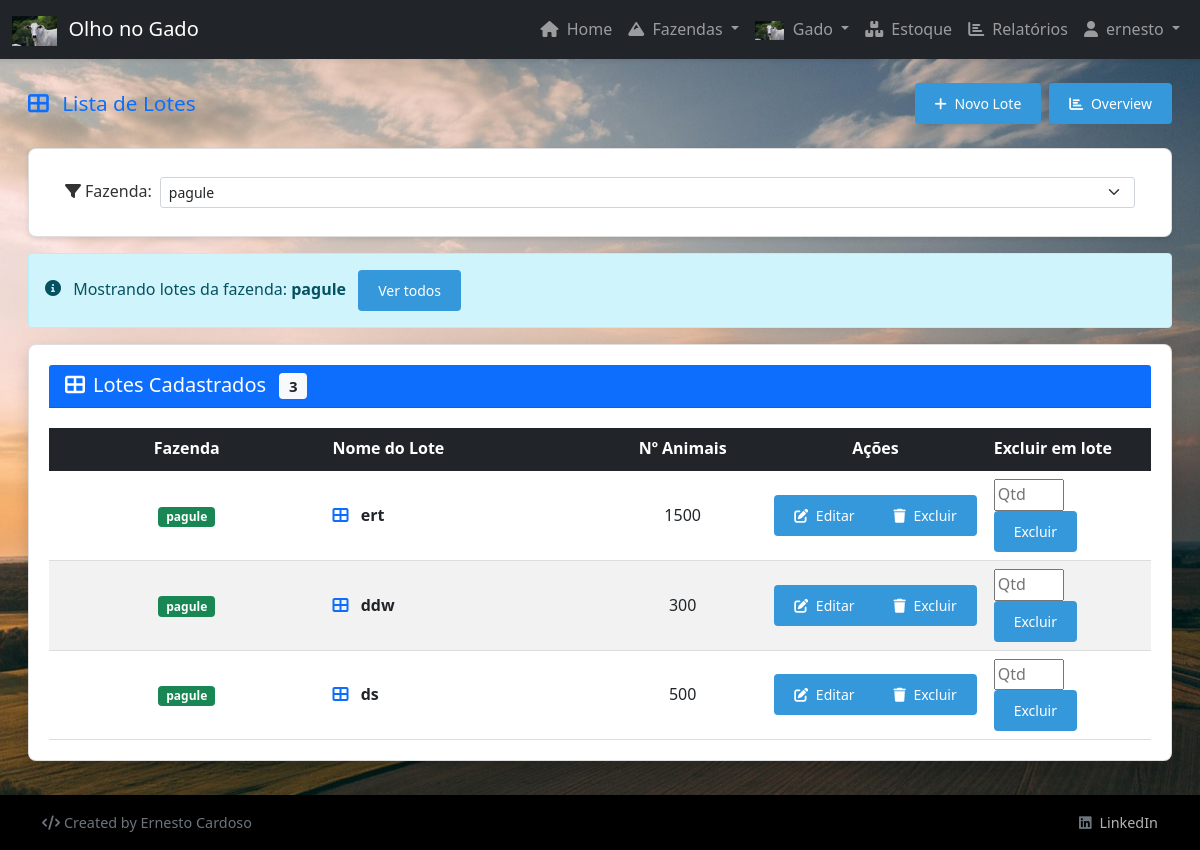
Screenshot of /lotes/?fazenda=4 (signed in) with the database file from the repository.
### fazendascdst/models.py (models this page shows, shortened)
class Fazenda(models.Model):
    user = models.ForeignKey(User, on_delete=models.CASCADE, null=True, blank=True)
    nome = models.CharField(max_length=100)
    localização = models.TextField()
    data_de_cadastro = models.DateField(auto_now_add=True)
    is_active = models.BooleanField(default=True)
    objects = ActiveManager()  # Manager padrão - apenas registros ativos
    all_objects = AllManager()  # Manager para todos os registros

class Lote(models.Model):
    user = models.ForeignKey(User, on_delete=models.CASCADE, null=True, blank=True)
    nome = models.CharField("Nome do Lote", max_length=100)
    fazenda = models.ForeignKey(Fazenda, on_delete=models.CASCADE, related_name='lotes')
    capacidade_maxima = models.IntegerField("Capacidade Máxima de Animais", null=True, blank=True)
    data_de_cadastro = models.DateField(auto_now_add=True)
    is_active = models.BooleanField(default=True)
    objects = ActiveManager()
    all_objects = AllManager()
    class Meta:
        verbose_name = "Lote"
        verbose_name_plural = "Lotes"
        unique_together = ['nome', 'fazenda']

### fazendascdst/views.py (the view)
# urls.py: path('lotes/', views.lista_piquetes, name='lista_piquetes'),
@login_required
def lista_piquetes(request):
    fazenda_id = request.GET.get('fazenda')
    if fazenda_id:
        fazenda = get_object_or_404(Fazenda, id=fazenda_id, user=request.user)
        lotes = Lote.objects.filter(fazenda=fazenda, user=request.user).select_related('fazenda')
    else:
        fazenda = None
        lotes = Lote.objects.filter(user=request.user).select_related('fazenda')
    fazendas = Fazenda.objects.filter(user=request.user)
    lotes_data = []
    for lote in lotes:
        total_animais = lote.animais.filter(is_active=True, user=request.user).count()
        lotes_data.append({
            'lote': lote,
            'total_animais': total_animais,
        })
    context = {
        'lotes_data': lotes_data,
        'lotes': lotes,
        'fazendas': fazendas,
        'fazenda_selecionada': fazenda,
    }
    return render(request, 'fazendascdst/lista_lotes.html', context)

### fazendascdst/models.py (called while the page is built)
    def get_queryset(self):
        return super().get_queryset().filter(is_active=True)

### gado/models.py (called while the page is built)
    def get_queryset(self):
        return super().get_queryset().filter(is_active=True)

### templates/fazendascdst/lista_lotes.html (shortened to what this page needs)
{% extends 'base.html' %}
{% load static %}
{% block content %}
<div class="px-2 px-md-3">
    <div class="d-flex justify-content-between align-items-center mb-3 mb-md-4 flex-wrap">
        <h2 class="text-primary mb-2 mb-md-0" style="font-size: 1.3rem;">
            <i class="fas fa-th-large me-1 me-md-2"></i>
            <span class="d-none d-sm-inline">Lista de </span>Lotes
        </h2>
        <div class="d-flex gap-2">
            <a href="{% url 'adicionar_piquete' %}" class="btn btn-success btn-sm">
                <i class="fas fa-plus me-1"></i>
                <span class="d-none d-sm-inline">Novo Lote</span><span class="d-sm-none">Novo</span>
            </a>
            <a href="{% url 'overview_piquetes' %}" class="btn btn-info btn-sm">
                <i class="fas fa-chart-bar me-1"></i>
                <span class="d-none d-sm-inline">Overview</span><span class="d-sm-none">Chart</span>
            </a>
        </div>
    </div>
    <div class="card mb-3">
        <div class="card-body py-2">
            <form method="get" class="d-flex align-items-center gap-2">
                <label for="fazenda" class="form-label mb-0 text-nowrap">
                    <i class="fas fa-filter me-1"></i>Fazenda:
                </label>
                <select name="fazenda" id="fazenda" class="form-select form-select-sm" onchange="this.form.submit()">
                    {% for fazenda in fazendas %}
                    <option value="{{ fazenda.id }}" {% if fazenda_selecionada and fazenda.id == fazenda_selecionada.id %}selected{% endif %}>
                        {{ fazenda.nome }}
                    </option>
                    {% endfor %}
                </select>
            </form>
        </div>
    </div>
    {% if fazenda_selecionada %}
    <div class="alert alert-info mb-3">
        <i class="fas fa-info-circle me-2"></i>
        Mostrando lotes da fazenda: <strong>{{ fazenda_selecionada.nome }}</strong>
        <a href="{% url 'lista_piquetes' %}" class="btn btn-sm btn-outline-secondary ms-2">Ver todos</a>
    </div>
    {% endif %}
    <div class="card shadow">
        <div class="card-header bg-primary text-white">
            <h5 class="card-title mb-0">
                <i class="fas fa-th-large me-2"></i>Lotes Cadastrados
                <span class="badge bg-light text-dark ms-2">{{ lotes.count }}</span>
            </h5>
        </div>
        <div class="card-body p-0">
            {% if lotes %}
            <div class="table-responsive">
                <table class="table table-hover mb-0">
                    <thead class="table-dark">
                        <tr>
                            <th class="text-center" style="width: 25%;">Fazenda</th>
                            <th style="width: 25%;">Nome do Lote</th>
                            <th class="text-center d-none d-md-table-cell" style="width: 15%;">Nº Animais</th>
                            <th class="text-center" style="width: 20%;">Ações</th>
                            <th>Excluir em lote</th>
                        </tr>
                    </thead>
                    <tbody>
                        {% for item in lotes_data %}
                        <tr>
                            <td class="text-center align-middle">
                                <span class="badge bg-success">{{ item.lote.fazenda.nome }}</span>
                            </td>
                            <td class="align-middle">
                                <i class="fas fa-th-large text-primary me-2"></i>
                                <strong>{{ item.lote.nome }}</strong>
                            </td>
                            <td class="text-center align-middle d-none d-md-table-cell">
                                {{ item.total_animais }}
                            </td>
                            <td class="text-center align-middle">
                                <div class="btn-group" role="group">
                                    <a href="{% url 'editar_piquete' item.lote.id %}"
                                       class="btn btn-outline-primary btn-sm"
                                       title="Editar">
                                        <i class="fas fa-edit"></i>
                                        <span class="d-none d-lg-inline ms-1">Editar</span>
                                    </a>
                                    <button type="button" class="btn btn-outline-danger btn-sm" title="Excluir"
                                            data-bs-toggle="modal" data-bs-target="#modalExcluirLote"
                                            data-lote-id="{{ item.lote.id }}" data-lote-nome="{{ item.lote.nome }}">
                                        <i class="fas fa-trash"></i>
                                        <span class="d-none d-lg-inline ms-1">Excluir</span>
                                    </button>
                                </div>
                            </td>
                            <td>
                                <form method="post" action="{% url 'excluir_animais_do_lote' %}" style="display:inline-block;">
                                    <input type="number" name="quantidade" min="1" max="{{ item.total_animais }}" placeholder="Qtd" style="width:70px; display:inline-block;">
                                    <button type="submit" class="btn btn-danger btn-sm" onclick="return confirm('Excluir essa quantidade de animais do lote {{ item.lote.nome }}?')">Excluir</button>
                                </form>
                            </td>
                        </tr>
                        {% endfor %}
                    </tbody>
                </table>
            </div>
            {% endif %}
        </div>
    </div>
</div>
{% endblock %}

### templates/base.html (shortened to what this page needs)
{% load static %}
<!DOCTYPE html>
<html lang="pt-BR">
<head>
    <link href="https://cdn.jsdelivr.net/npm/bootstrap@5.1.3/dist/css/bootstrap.min.css" rel="stylesheet">
    <link href="https://cdnjs.cloudflare.com/ajax/libs/font-awesome/6.0.0/css/all.min.css" rel="stylesheet">
    <link rel="stylesheet" href="{% static 'css/style.css' %}">
</head>
<body>
    <nav class="navbar navbar-expand-lg navbar-dark bg-dark shadow-sm">
        <div class="container-fluid">
            <a class="navbar-brand" href="{% url 'index' %}">
                <img src="{% static 'img/pexels-matheus-lara-1785960246-31026900.jpg' %}" alt="Trator" style="height: 1.5em; width: auto; vertical-align: middle; margin-right: 0.3em;">
                <span class="d-none d-md-inline">Olho no Gado</span>
            </a>
            <div class="collapse navbar-collapse" id="navbarNav">
                <ul class="navbar-nav ms-auto">
                    <li class="nav-item">
                        <a class="nav-link" href="{% url 'index' %}">
                            <i class="fas fa-home me-1"></i> Home
                        </a>
                    </li>
                    <li class="nav-item dropdown">
                        <a class="nav-link dropdown-toggle" href="#" id="fazendaDropdown" role="button"
                           data-bs-toggle="dropdown">
                            <i class="fas fa-mountain me-1"></i> Fazendas
                        </a>
                    </li>
                    <li class="nav-item dropdown">
                        <a class="nav-link dropdown-toggle" href="#" id="gadoDropdown" role="button"
                           data-bs-toggle="dropdown">
                            <img src="{% static 'img/pexels-matheus-lara-1785960246-31026900.jpg' %}" alt="Trator" style="height: 1.2em; width: auto; vertical-align: middle; margin-right: 0.3em;"> Gado
                        </a>
                    </li>
                    <li class="nav-item">
                        <a class="nav-link" href="{% url 'estoque_index' %}">
                            <i class="fas fa-boxes me-1"></i> Estoque
                        </a>
                    </li>
                    <li class="nav-item">
                        <a class="nav-link" href="{% url 'relatorios_index' %}">
                            <i class="fas fa-chart-bar me-1"></i> Relatórios
                        </a>
                    </li>
                    {% if user.is_authenticated %}
                    <li class="nav-item dropdown">
                        <a class="nav-link dropdown-toggle" href="#" id="userDropdown" role="button"
                           data-bs-toggle="dropdown">
                            <i class="fas fa-user me-1"></i> {{ user.username }}
                        </a>
                    </li>
                    {% else %}
                    <li class="nav-item">
                        <a class="nav-link" href="{% url 'login' %}">
                            <i class="fas fa-sign-in-alt me-1"></i> Login
                        </a>
                    </li>
                    {% endif %}
                </ul>
            </div>
        </div>
    </nav>
    <main class="container-fluid my-3 my-md-4">
        {% block content %}{% endblock %}
    </main>
    {% now 'Y' as year %}
    <footer class="footer mt-auto py-3 bg-dark text-white" style="position: static !important; bottom: auto !important;">
        <div class="container">
            <div class="row align-items-center">
                <div class="col-md-6 text-start">
                    <span class="text-muted">
                        <i class="fas fa-code me-1"></i>Created by Ernesto Cardoso
                    </span>
                </div>
                <div class="col-md-6 text-end">
                    <span class="text-muted">
                        <i class="fab fa-linkedin me-1"></i>
                        <a href="#" class="text-white text-decoration-none" style="opacity: 0.7;">
                            LinkedIn
                        </a>
                    </span>
                </div>
            </div>
        </div>
    </footer>
</body>
</html>

### static/css/style.css (style rules this page uses)
body { font-family: 'Segoe UI', Tahoma, Geneva, Verdana, sans-serif; margin: 0; padding: 0; background-color: #f5f5f5; color: #333; line-height: 1.6; min-height: 100vh; display: flex; flex-direction: column; }
main { flex: 1; }
.footer { background-color: #000000 !important; color: white !important; text-align: center; padding: 1rem; margin-top: auto !important; width: 100%; position: static !important; bottom: auto !important; z-index: auto !important; }
table { width: 100%; border-collapse: collapse; margin: 20px 0; box-shadow: 0 2px 3px rgba(0, 0, 0, 0.1); }
th, td { padding: 12px 15px; text-align: left; border-bottom: 1px solid #ddd; }
th { background-color: #2c3e50; color: white; }
tr:nth-child(even) { background-color: #f2f2f2; }
.btn { display: inline-block; padding: 10px 20px; background-color: #3498db; color: white; border: none; border-radius: 4px; cursor: pointer; text-decoration: none; }
.card { background: white; border-radius: 8px; padding: 20px; margin: 10px 0; box-shadow: 0 2px 5px rgba(0, 0, 0, 0.1); }

### rows the page displays
Fazenda: nome "pagule"
Lote: lote.fazenda.nome "pagule", lote.nome "ert", total_animais "1500"
Lote: lote.fazenda.nome "pagule", lote.nome "ddw", total_animais "300"
Lote: lote.fazenda.nome "pagule", lote.nome "ds", total_animais "500"

### other values shown
{{ user.username }} "ernesto"
{{ lotes.count }} "3"
form field fazenda "pagule"
